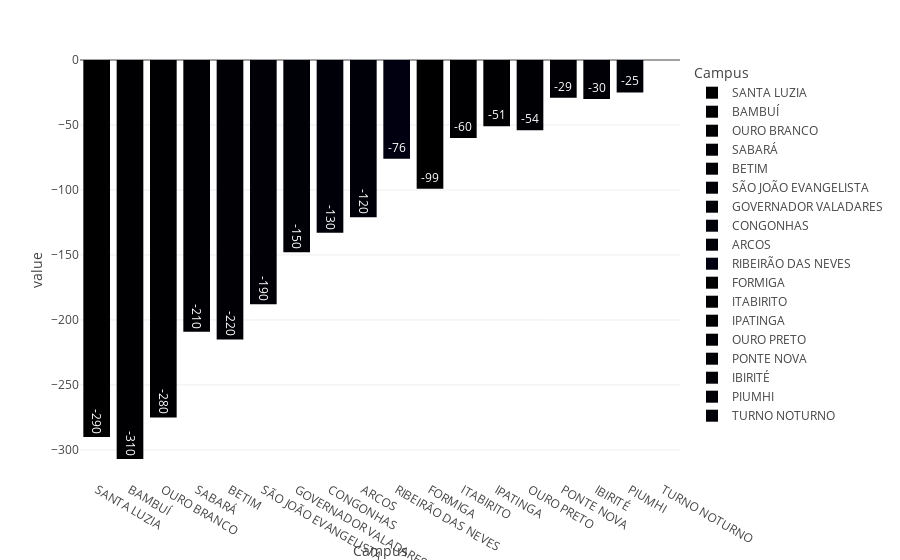

Notebook source saved alongside this figure:
### Code cell
px.bar(dffGC, x="Campus", y=["Homologadas"], color="Campus", text_auto='.2s').show()

### Figure 1 — Plotly figure (JSON) as saved in the notebook; plotly's stock layout.template omitted (floating-point values rounded to 4 significant figures)
{"data": [{"alignmentgroup": "True", "hovertemplate": "Campus=%{x}<br>value=%{y}<extra></extra>", "legendgroup": "SANTA LUZIA", "marker": {"color": "#000001", "pattern": {"shape": ""}}, "name": "SANTA LUZIA", "offsetgroup": "SANTA LUZIA", "orientation": "v", "showlegend": true, "textposition": "auto", "texttemplate": "%{y:.2s}", "type": "bar", "x": ["SANTA LUZIA"], "xaxis": "x", "y": [-290], "yaxis": "y"}, {"alignmentgroup": "True", "hovertemplate": "Campus=%{x}<br>value=%{y}<extra></extra>", "legendgroup": "BAMBUÍ", "marker": {"color": "#000002", "pattern": {"shape": ""}}, "name": "BAMBUÍ", "offsetgroup": "BAMBUÍ", "orientation": "v", "showlegend": true, "textposition": "auto", "texttemplate": "%{y:.2s}", "type": "bar", "x": ["BAMBUÍ"], "xaxis": "x", "y": [-307], "yaxis": "y"}, {"alignmentgroup": "True", "hovertemplate": "Campus=%{x}<br>value=%{y}<extra></extra>", "legendgroup": "OURO BRANCO", "marker": {"color": "#000003", "pattern": {"shape": ""}}, "name": "OURO BRANCO", "offsetgroup": "OURO BRANCO", "orientation": "v", "showlegend": true, "textposition": "auto", "texttemplate": "%{y:.2s}", "type": "bar", "x": ["OURO BRANCO"], "xaxis": "x", "y": [-275], "yaxis": "y"}, {"alignmentgroup": "True", "hovertemplate": "Campus=%{x}<br>value=%{y}<extra></extra>", "legendgroup": "SABARÁ", "marker": {"color": "#000004", "pattern": {"shape": ""}}, "name": "SABARÁ", "offsetgroup": "SABARÁ", "orientation": "v", "showlegend": true, "textposition": "auto", "texttemplate": "%{y:.2s}", "type": "bar", "x": ["SABARÁ"], "xaxis": "x", "y": [-209], "yaxis": "y"}, {"alignmentgroup": "True", "hovertemplate": "Campus=%{x}<br>value=%{y}<extra></extra>", "legendgroup": "BETIM", "marker": {"color": "#000005", "pattern": {"shape": ""}}, "name": "BETIM", "offsetgroup": "BETIM", "orientation": "v", "showlegend": true, "textposition": "auto", "texttemplate": "%{y:.2s}", "type": "bar", "x": ["BETIM"], "xaxis": "x", "y": [-215], "yaxis": "y"}, {"alignmentgroup": "True", "hovertemplate": "Campus=%{x}<br>value=%{y}<extra></extra>", "legendgroup": "SÃO JOÃO EVANGELISTA", "marker": {"color": "#000006", "pattern": {"shape": ""}}, "name": "SÃO JOÃO EVANGELISTA", "offsetgroup": "SÃO JOÃO EVANGELISTA", "orientation": "v", "showlegend": true, "textposition": "auto", "texttemplate": "%{y:.2s}", "type": "bar", "x": ["SÃO JOÃO EVANGELISTA"], "xaxis": "x", "y": [-188], "yaxis": "y"}, {"alignmentgroup": "True", "hovertemplate": "Campus=%{x}<br>value=%{y}<extra></extra>", "legendgroup": "GOVERNADOR VALADARES", "marker": {"color": "#000007", "pattern": {"shape": ""}}, "name": "GOVERNADOR VALADARES", "offsetgroup": "GOVERNADOR VALADARES", "orientation": "v", "showlegend": true, "textposition": "auto", "texttemplate": "%{y:.2s}", "type": "bar", "x": ["GOVERNADOR VALADARES"], "xaxis": "x", "y": [-148], "yaxis": "y"}, {"alignmentgroup": "True", "hovertemplate": "Campus=%{x}<br>value=%{y}<extra></extra>", "legendgroup": "CONGONHAS", "marker": {"color": "#000008", "pattern": {"shape": ""}}, "name": "CONGONHAS", "offsetgroup": "CONGONHAS", "orientation": "v", "showlegend": true, "textposition": "auto", "texttemplate": "%{y:.2s}", "type": "bar", "x": ["CONGONHAS"], "xaxis": "x", "y": [-133], "yaxis": "y"}, {"alignmentgroup": "True", "hovertemplate": "Campus=%{x}<br>value=%{y}<extra></extra>", "legendgroup": "ARCOS", "marker": {"color": "#000009", "pattern": {"shape": ""}}, "name": "ARCOS", "offsetgroup": "ARCOS", "orientation": "v", "showlegend": true, "textposition": "auto", "texttemplate": "%{y:.2s}", "type": "bar", "x": ["ARCOS"], "xaxis": "x", "y": [-121], "yaxis": "y"}, {"alignmentgroup": "True", "hovertemplate": "Campus=%{x}<br>value=%{y}<extra></extra>", "legendgroup": "RIBEIRÃO DAS NEVES", "marker": {"color": "#000010", "pattern": {"shape": ""}}, "name": "RIBEIRÃO DAS NEVES", "offsetgroup": "RIBEIRÃO DAS NEVES", "orientation": "v", "showlegend": true, "textposition": "auto", "texttemplate": "%{y:.2s}", "type": "bar", "x": ["RIBEIRÃO DAS NEVES"], "xaxis": "x", "y": [-76], "yaxis": "y"}, {"alignmentgroup": "True", "hovertemplate": "Campus=%{x}<br>value=%{y}<extra></extra>", "legendgroup": "FORMIGA", "marker": {"color": "#000001", "pattern": {"shape": ""}}, "name": "FORMIGA", "offsetgroup": "FORMIGA", "orientation": "v", "showlegend": true, "textposition": "auto", "texttemplate": "%{y:.2s}", "type": "bar", "x": ["FORMIGA"], "xaxis": "x", "y": [-99], "yaxis": "y"}, {"alignmentgroup": "True", "hovertemplate": "Campus=%{x}<br>value=%{y}<extra></extra>", "legendgroup": "ITABIRITO", "marker": {"color": "#000002", "pattern": {"shape": ""}}, "name": "ITABIRITO", "offsetgroup": "ITABIRITO", "orientation": "v", "showlegend": true, "textposition": "auto", "texttemplate": "%{y:.2s}", "type": "bar", "x": ["ITABIRITO"], "xaxis": "x", "y": [-60], "yaxis": "y"}, {"alignmentgroup": "True", "hovertemplate": "Campus=%{x}<br>value=%{y}<extra></extra>", "legendgroup": "IPATINGA", "marker": {"color": "#000003", "pattern": {"shape": ""}}, "name": "IPATINGA", "offsetgroup": "IPATINGA", "orientation": "v", "showlegend": true, "textposition": "auto", "texttemplate": "%{y:.2s}", "type": "bar", "x": ["IPATINGA"], "xaxis": "x", "y": [-51], "yaxis": "y"}, {"alignmentgroup": "True", "hovertemplate": "Campus=%{x}<br>value=%{y}<extra></extra>", "legendgroup": "OURO PRETO", "marker": {"color": "#000004", "pattern": {"shape": ""}}, "name": "OURO PRETO", "offsetgroup": "OURO PRETO", "orientation": "v", "showlegend": true, "textposition": "auto", "texttemplate": "%{y:.2s}", "type": "bar", "x": ["OURO PRETO"], "xaxis": "x", "y": [-54], "yaxis": "y"}, {"alignmentgroup": "True", "hovertemplate": "Campus=%{x}<br>value=%{y}<extra></extra>", "legendgroup": "PONTE NOVA", "marker": {"color": "#000005", "pattern": {"shape": ""}}, "name": "PONTE NOVA", "offsetgroup": "PONTE NOVA", "orientation": "v", "showlegend": true, "textposition": "auto", "texttemplate": "%{y:.2s}", "type": "bar", "x": ["PONTE NOVA"], "xaxis": "x", "y": [-29], "yaxis": "y"}, {"alignmentgroup": "True", "hovertemplate": "Campus=%{x}<br>value=%{y}<extra></extra>", "legendgroup": "IBIRITÉ", "marker": {"color": "#000006", "pattern": {"shape": ""}}, "name": "IBIRITÉ", "offsetgroup": "IBIRITÉ", "orientation": "v", "showlegend": true, "textposition": "auto", "texttemplate": "%{y:.2s}", "type": "bar", "x": ["IBIRITÉ"], "xaxis": "x", "y": [-30], "yaxis": "y"}, {"alignmentgroup": "True", "hovertemplate": "Campus=%{x}<br>value=%{y}<extra></extra>", "legendgroup": "PIUMHI", "marker": {"color": "#000007", "pattern": {"shape": ""}}, "name": "PIUMHI", "offsetgroup": "PIUMHI", "orientation": "v", "showlegend": true, "textposition": "auto", "texttemplate": "%{y:.2s}", "type": "bar", "x": ["PIUMHI"], "xaxis": "x", "y": [-25], "yaxis": "y"}, {"alignmentgroup": "True", "hovertemplate": "Campus=%{x}<br>value=%{y}<extra></extra>", "legendgroup": "TURNO NOTURNO", "marker": {"color": "#000008", "pattern": {"shape": ""}}, "name": "TURNO NOTURNO", "offsetgroup": "TURNO NOTURNO", "orientation": "v", "showlegend": true, "textposition": "auto", "texttemplate": "%{y:.2s}", "type": "bar", "x": ["TURNO NOTURNO"], "xaxis": "x", "y": [null], "yaxis": "y"}], "layout": {"barmode": "relative", "legend": {"title": {"text": "Campus"}, "tracegroupgap": 0}, "margin": {"t": 60}, "xaxis": {"anchor": "y", "categoryarray": ["SANTA LUZIA", "BAMBUÍ", "OURO BRANCO", "SABARÁ", "BETIM", "SÃO JOÃO EVANGELISTA", "GOVERNADOR VALADARES", "CONGONHAS", "ARCOS", "RIBEIRÃO DAS NEVES", "FORMIGA", "ITABIRITO", "IPATINGA", "OURO PRETO", "PONTE NOVA", "IBIRITÉ", "PIUMHI", "TURNO NOTURNO"], "categoryorder": "array", "domain": [0, 1], "title": {"text": "Campus"}}, "yaxis": {"anchor": "x", "domain": [0, 1], "title": {"text": "value"}}}}
